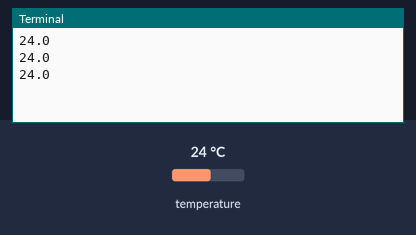
A program run on a simulated Raspberry Pi (BCM pin numbers). Shown: the last lines printed to the terminal. The inputs (shaded band) are chosen by the test bench; at power-on: temperature 24 °C.

Above: at 1.2 s.
1.3 s: temperature set to 12 °C
At 1.9 s:
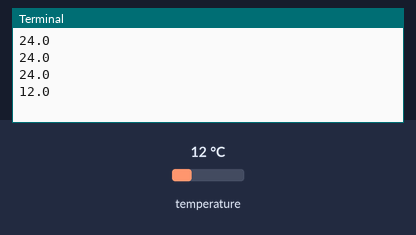
2.8 s: temperature set to 19 °C
At 3.4 s:
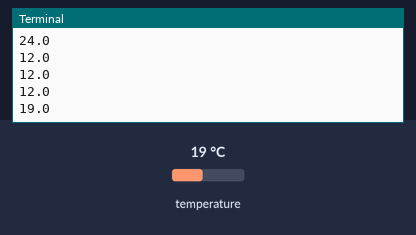
Timing chart, 0 to 5.8 s (numbered marks = the images above; inputs shaded):
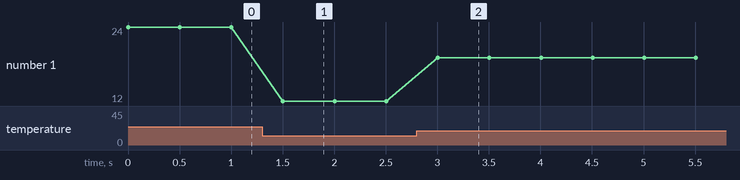

Measured:
- after the input at 1.3 s, the terminal: prints a new line after 0.20 s (image 1)
- after the input at 2.8 s, the terminal: prints a new line after 0.20 s (image 2)
- plotted number 1: 24 → 12 after the input at 1.3 s, 12 → 19 after the input at 2.8 s

The program:

07-04-temp.py
```python
# -*- coding: utf-8 -*-
# チップ: TMP102
# 型番など: SEN-11931
#
# 接続: I2Cデバイス - Raspberry Pi
# VCC - 3.3V
# GND - GND
# SDA - I2C SDA
# SCL - I2C SCL
# ALT - 接続なし
# ADD0 - 接続なし
#
import smbus
from time import sleep

def read_tmp102():
    word_data =  bus.read_word_data(address_tmp102, register_tmp102)
    data = (word_data & 0xff00)>>8 | (word_data & 0xff)<<8
    data = data>>4 # 12ビットデータ
    if data & 0x800 == 0:  # 温度が正の場合
        temperature = data*0.0625
    else: # 温度が負の場合、絶対値を取ってからマイナスをかける
        temperature = ( (~data&0xfff) + 1)*-0.0625
    return temperature

bus = smbus.SMBus(1)
address_tmp102 = 0x48
register_tmp102 = 0x00

try:
    while True:
        inputValue = read_tmp102()
        print(inputValue)
        sleep(0.5)

except KeyboardInterrupt:
    pass
```
